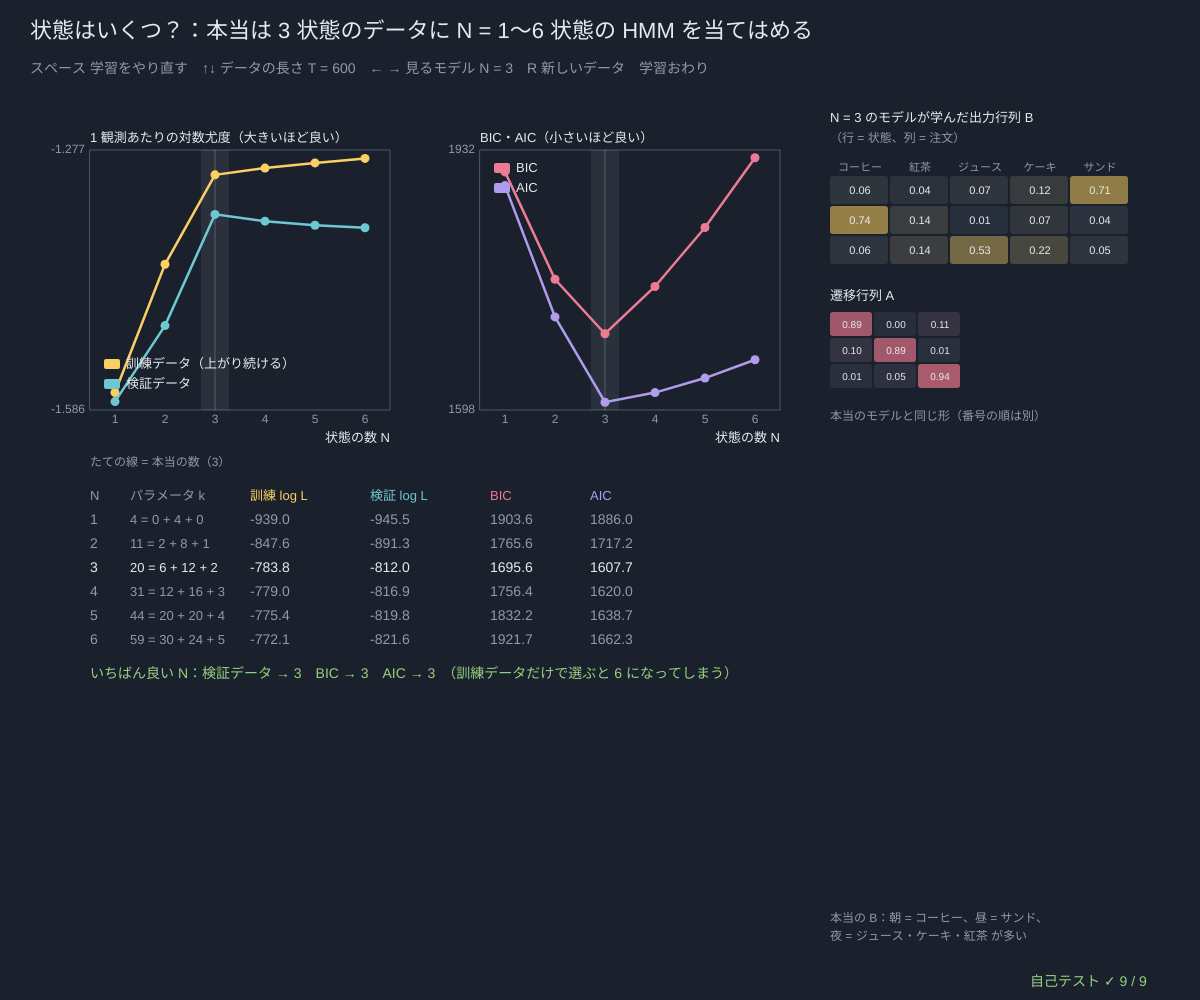
Frame 1 (no input)
Frame 60 (no input): identical to frame 1, image omitted
Frame 120 (the mouse pressed at the canvas centre since frame 60): identical to frame 1, image omitted

The p5.js sketch that drew this single still picture (run headless with seeded random() and noise() and a simulated clock; from frame 60 on, the mouse is pressed at the canvas centre):

// p5.js sketch
// ── sketch.js
// ============================================
// 07 状態はいくつ？ ─ カフェの時間帯（朝・昼・夜の 3 つ、見えない）が注文（コーヒー・紅茶・ジュース・ケーキ・サンド）を決めている。
// 注文の列だけを見て、状態の数 N = 1〜6 の HMM をバウム-ウェルチで当てはめる。
//   訓練データの対数尤度：N を増やすほど上がり続ける（大きいモデルは小さいモデルを中にふくむ）→ これだけでは N を選べない
//   検証データ（学習に使っていない列）の対数尤度：本当の数をこえると上がらなくなり、下がることも（過学習）
//   BIC = −2 log L + k log T、AIC = −2 log L + 2k（k = パラメータの数）：小さいほど良い。増やしすぎに罰金
// パラメータの数 k = N(N − 1)［A の各行］+ N(M − 1)［B の各行］+ (N − 1)［π］（行の合計が 1 なので 1 つずつ少ない）
// スペース 学習をやり直す / ↑↓ データの長さ T / ← → 見るモデルの N / R 新しいデータ
// ============================================

const CAFE_OBS = ['コーヒー', '紅茶', 'ジュース', 'ケーキ', 'サンド'];
const TRUE_CAFE = {                      // ★ 本当のモデル（3 状態）
  p0: [1 / 3, 1 / 3, 1 / 3],
  tr: [[0.9, 0.07, 0.03], [0.04, 0.9, 0.06], [0.06, 0.04, 0.9]],
  em: [[0.7, 0.15, 0.05, 0.05, 0.05], [0.05, 0.05, 0.1, 0.1, 0.7], [0.05, 0.15, 0.5, 0.25, 0.05]],
};
const T_CHOICES = [300, 600, 1200, 2400]; // ★ データの長さの候補
const MAX_N = 6, RESTARTS = 6, SHORT_ITERS = 12, EM_ITERS = 50;   // ★ ためす状態数の上限、出発点の数、短くためす回数、仕上げの EM の回数
let tSel = 1, dataSeed = 77, fit = null, viewN = 3;

function setup() {
  createCanvas(windowWidth, windowHeight);
  selfTest();
  startFit();
}
function windowResized() { resizeCanvas(windowWidth, windowHeight); }
function startFit() { seedRng(dataSeed); let len = T_CHOICES[tSel]; fit = newFit(hmmSample(TRUE_CAFE, len).xs, hmmSample(TRUE_CAFE, len).xs, MAX_N, RESTARTS, EM_ITERS); }
function paramCount(n, k) { return n * (n - 1) + n * (k - 1) + (n - 1); }   // ★ 自由に決められる数字の数
function newFit(train, val, maxN, restarts, iters) { return { train, val, maxN, restarts, iters, n: 1, r: 0, it: 0, cur: null, fallback: null, bestOfN: null, results: [], done: false }; }
// ★ 状態を 1 つ 2 つに分ける：N 状態のモデルとまったく同じ確率を出す N + 1 状態のモデルを作る（ゆらす = 少しだけずらして EM が動けるように）
function splitState(m, shake) {
  let n = m.p0.length, s = argMax(stationaryOf(m.tr)), out = { p0: m.p0.concat([m.p0[s] / 2]), tr: [], em: m.em.map((r) => r.slice()) };
  out.p0[s] /= 2;
  for (let i = 0; i < n; i++) { let row = m.tr[i].concat([m.tr[i][s] / 2]); row[s] /= 2; out.tr.push(row); }
  out.tr.push(out.tr[s].slice()); out.em.push(m.em[s].slice());
  if (shake) for (let i of [s, n]) out.em[i] = normRow(out.em[i].map((v) => v * (0.6 + 0.8 * rnd())));
  return out;
}
function stickyStart(n, k) {              // でたらめな出発点（ただし「同じ状態にとどまりやすい」ところから始める）
  let m = randomHmm(n, k); m.tr = m.tr.map((r, i) => normRow(r.map((v, j) => v * 0.3 + (i === j ? 2 : 0)))); return m;
}
// ★ 学習を 1 回分だけ進める（EM 1 回）。1 フレームに少しずつ呼ぶ
//   出発点ごとに短く（SHORT_ITERS 回）ためして、いちばん良かったものだけを長く（iters 回）みがく
function fitStep(f) {
  if (f.done) return;
  let k = TRUE_CAFE.em[0].length;
  if (!f.cur) {
    if (f.r === f.restarts) f.cur = f.bestOfN.m;                       // 仕上げ：いちばん良い出発点をつづける
    else if (f.r === 0 && f.n > 1) { f.fallback = splitState(f.results[f.n - 2].m, false); f.cur = splitState(f.results[f.n - 2].m, true); }
    else f.cur = stickyStart(f.n, k);
    f.it = 0;
  }
  f.cur = baumWelchStep(f.cur, [f.train]).m; f.it++;
  if (f.it < (f.r === f.restarts ? f.iters : SHORT_ITERS)) return;
  let ll = hmmLogLik(f.cur, f.train), m = f.cur;
  if (!f.bestOfN || ll > f.bestOfN.ll) f.bestOfN = { m, ll };
  f.cur = null; f.r++;
  if (f.r <= f.restarts) return;
  if (f.fallback) { let fl = hmmLogLik(f.fallback, f.train); if (fl > f.bestOfN.ll) f.bestOfN = { m: f.fallback, ll: fl }; }   // 小さいモデルより悪くはならない
  let len = f.train.length, kk = paramCount(f.n, k);
  f.results.push({ n: f.n, m: f.bestOfN.m, k: kk, trainLL: f.bestOfN.ll, valLL: hmmLogLik(f.bestOfN.m, f.val), bic: -2 * f.bestOfN.ll + kk * Math.log(len), aic: -2 * f.bestOfN.ll + 2 * kk });
  f.bestOfN = null; f.fallback = null; f.r = 0; f.n++; if (f.n > f.maxN) f.done = true;
}
function bestBy(results, keyName, sign) { let b = 0; for (let i = 1; i < results.length; i++) if (sign * results[i][keyName] > sign * results[b][keyName]) b = i; return results.length ? results[b].n : 0; }

function draw() {
  background(...BG);
  let t0 = performance.now(); while (!fit.done && performance.now() - t0 < 6) fitStep(fit);     // 1 フレームに 6 ミリ秒だけ学習
  let rs = fit.results, len = fit.train.length;
  hudTitle('状態はいくつ？：本当は 3 状態のデータに N = 1〜' + MAX_N + ' 状態の HMM を当てはめる', 'スペース 学習をやり直す　↑↓ データの長さ T = ' + len + '　← → 見るモデル N = ' + viewN + '　R 新しいデータ　' + (fit.done ? '学習おわり' : '学習中… N = ' + fit.n + (fit.r < RESTARTS ? '（出発点 ' + (fit.r + 1) + ' / ' + RESTARTS + '）' : '（仕上げ）')));
  let gw = Math.min(400, (width - 600) / 2), g1 = { x: 90, y: 150, w: gw, h: 260, x0: 0.5, x1: MAX_N + 0.5, y0: -1.62, y1: -1.3 }, g2 = { x: 90 + gw + 90, y: 150, w: gw, h: 260, x0: 0.5, x1: MAX_N + 0.5, y0: 0, y1: 1 };
  if (rs.length) {
    let v1 = rs.flatMap((r) => [r.trainLL / len, r.valLL / len]).filter((v) => isFinite(v)), v2 = rs.flatMap((r) => [r.bic, r.aic]);
    g1.y0 = Math.min(...v1) - 0.01; g1.y1 = Math.max(...v1) + 0.01; g2.y0 = Math.min(...v2) - 10; g2.y1 = Math.max(...v2) + 10;
  }
  plotAxes(g1, '状態の数 N', '1 観測あたりの対数尤度（大きいほど良い）', [1, 2, 3, 4, 5, 6], [+g1.y0.toFixed(3), +g1.y1.toFixed(3)]);
  plotAxes(g2, '状態の数 N', 'BIC・AIC（小さいほど良い）', [1, 2, 3, 4, 5, 6], [Math.round(g2.y0), Math.round(g2.y1)]);
  for (let g of [g1, g2]) { stroke(...INK, 60); strokeWeight(1); line(gX(g, 3), g.y, gX(g, 3), g.y + g.h); noStroke(); fill(...INK, 20); rect(gX(g, viewN) - 14, g.y, 28, g.h); }
  dots(g1, rs, (r) => r.trainLL / len, LAN); dots(g1, rs, (r) => r.valLL / len, AQUA); dots(g2, rs, (r) => r.bic, ROSE); dots(g2, rs, (r) => r.aic, LILAC);
  legend(g1.x + 14, g1.y + g1.h - 46, [[LAN, '訓練データ（上がり続ける）'], [AQUA, '検証データ']]); legend(g2.x + 14, g2.y + 18, [[ROSE, 'BIC'], [LILAC, 'AIC']]);
  note('たての線 = 本当の数（3）', g1.x, g1.y + g1.h + 56, DIMC, 12);
  // ---- 表
  let ty = g1.y + g1.h + 90; note('N', 90, ty, DIMC, 13); note('パラメータ k', 130, ty, DIMC, 13); note('訓練 log L', 250, ty, LAN, 13); note('検証 log L', 370, ty, AQUA, 13); note('BIC', 490, ty, ROSE, 13); note('AIC', 590, ty, LILAC, 13);
  for (let r of rs) { let y = ty + 24 * r.n, c = r.n === viewN ? INK : DIMC; note(r.n, 90, y, c, 14); note(r.k + ' = ' + r.n * (r.n - 1) + ' + ' + r.n * 4 + ' + ' + (r.n - 1), 130, y, c, 13); note(fmtN(r.trainLL, 1), 250, y, c, 14); note(fmtN(r.valLL, 1), 370, y, c, 14); note(fmtN(r.bic, 1), 490, y, c, 14); note(fmtN(r.aic, 1), 590, y, c, 14); }
  if (fit.done) note('いちばん良い N：検証データ → ' + bestBy(rs, 'valLL', 1) + '　BIC → ' + bestBy(rs, 'bic', -1) + '　AIC → ' + bestBy(rs, 'aic', -1) + '　（訓練データだけで選ぶと ' + bestBy(rs, 'trainLL', 1) + ' になってしまう）', 90, ty + 24 * MAX_N + 34, LEAF, 14);
  // ---- 選んだ N のモデル
  let mx = g2.x + g2.w + 50, sel = rs[viewN - 1];
  note('N = ' + viewN + ' のモデルが学んだ出力行列 B', mx, 122, INK, 13); note('（行 = 状態、列 = 注文）', mx, 142, DIMC, 12);
  if (sel) {
    let cw = Math.min(60, (width - mx - 30) / 5);
    drawMatrix(sel.m.em, mx, 176, cw, 30, null, CAFE_OBS, { col: LAN, ts: 11 });
    note('遷移行列 A', mx, 176 + viewN * 30 + 34, INK, 13);
    drawMatrix(sel.m.tr, mx, 176 + viewN * 30 + 46, 44, 26, null, null, { col: ROSE, ts: 10 });
    note(viewN > 3 ? '似た行ができる（同じ時間帯を分けただけ）' : viewN < 3 ? 'ちがう時間帯が 1 つにまとめられる' : '本当のモデルと同じ形（番号の順は別）', mx, 176 + viewN * 56 + 76, DIMC, 12);
  } else note('学習中…', mx, 180, DIMC, 13);
  note('本当の B：朝 = コーヒー、昼 = サンド、', mx, height - 78, DIMC, 12); note('夜 = ジュース・ケーキ・紅茶 が多い', mx, height - 60, DIMC, 12);
  drawSelfTest();
}
function dots(g, rs, f, col) { stroke(...col); strokeWeight(2.5); polyline(rs.map((r) => [gX(g, r.n), gY(g, f(r))])); noStroke(); fill(...col); for (let r of rs) circle(gX(g, r.n), gY(g, f(r)), 9); }

function keyPressed() {
  if (key === ' ') { let s = rngState; startFit(); seedRng(s + 12345); }
  if (key === 'r' || key === 'R') { dataSeed++; startFit(); }
  if (key === UP_ARROW) { tSel = Math.min(T_CHOICES.length - 1, tSel + 1); startFit(); }
  if (key === DOWN_ARROW) { tSel = Math.max(0, tSel - 1); startFit(); }
  if (key === RIGHT_ARROW) viewN = Math.min(MAX_N, viewN + 1);
  if (key === LEFT_ARROW) viewN = Math.max(1, viewN - 1);
  return false;
}

// やってみよう
// 1. 黄色（訓練）は右へ行くほど上がるのに、水色（検証）は N = 3 のあとどうなる？
// 2. ↓ でデータを 300 個に減らすと、BIC と AIC が選ぶ N は変わる？（データが少ないと、複雑なモデルは選ばれにくい）
// 3. → で N = 5 のモデルを見よう。B のどの行とどの行が似ている？
// 4. TRUE_CAFE の em の 3 行をもっと似せると（見分けにくくすると）、3 状態だと当てられる？

// ---- 自己テスト
function selfTest() {
  selfTestResults = [];
  seedRng(770);
  check('パラメータの数：N = 3, M = 5 で 6 + 12 + 2 = 20、N = 1 で 4、N = 6 で 59', paramCount(3, 5) === 20 && paramCount(1, 5) === 4 && paramCount(6, 5) === 59);
  let tr = hmmSample(TRUE_CAFE, 600).xs, va = hmmSample(TRUE_CAFE, 600).xs, f = newFit(tr, va, 5, 5, 40), guard = 0;
  while (!f.done && guard++ < 5000) fitStep(f);
  let rs = f.results, okUp = rs.length === 5; for (let i = 1; i < rs.length; i++) if (rs[i].trainLL < rs[i - 1].trainLL - 1e-9) okUp = false;
  check('訓練データの対数尤度は N とともに上がる（下がらない）：' + rs.map((r) => fmtN(r.trainLL, 0)).join(' → '), okUp);
  check('BIC がいちばん小さいのは N = 3（本当の数）：' + rs.map((r) => fmtN(r.bic, 0)).join(', '), bestBy(rs, 'bic', -1) === 3);
  check('検証データの対数尤度がいちばん大きいのも N = 3、N = 5 は N = 3 より悪い（過学習）', bestBy(rs, 'valLL', 1) === 3 && rs[4].valLL < rs[2].valLL - 1);
  check('AIC は BIC より罰金が軽い：N ≥ 2 で AIC < BIC（log 600 > 2）', rs.slice(1).every((r) => r.aic < r.bic) && near(rs[2].bic - rs[2].aic, 20 * (Math.log(600) - 2), 1e-9));
  let sp = splitState(rs[2].m, false);
  check('状態を 2 つに分けたモデル（4 状態）は、もとの 3 状態のモデルとまったく同じ尤度', near(hmmLogLik(sp, tr), rs[2].trainLL, 1e-8) && sp.p0.length === 4 && rowSumErr(sp.tr) < 1e-12 && near(sumOf(sp.p0), 1, 1e-12));
  let tl = hmmLogLik(TRUE_CAFE, tr);
  check('N = 3 の訓練の対数尤度 ' + fmtN(rs[2].trainLL, 1) + ' ≥ 本当のモデル ' + fmtN(tl, 1), rs[2].trainLL >= tl - 1e-6);
  let p = bestPerm(3, (i, j) => rowDist(TRUE_CAFE.em[i], rs[2].m.em[j])), al = permuteHmm(rs[2].m, p);
  check('N = 3：番号を合わせると B は本物に近い（ずれ < 0.12）', maxAbsDiff(al.em, TRUE_CAFE.em) < 0.12);
  check('N = 1 のモデル：B = 注文の割合そのもの', maxAbsDiff(rs[0].m.em[0], normRow([0, 1, 2, 3, 4].map((k) => tr.filter((x) => x === k).length))) < 1e-9);
  reportSelfTest();
}

// ==================================================
// ここから下は「HMM の道具」（中身は読まなくても OK。消さないでね）
// ==================================================
// ---- 色と小さな道具（霧の夜と灯り：黄 = 見える観測、ばら色 = 隠れた状態）
const BG = [27, 33, 44];                // 背景（霧の夜の青ねずみ色）
const INK = [230, 234, 240];            // 文字（やわらかい白）
const LAN = [250, 208, 100], ROSE = [236, 124, 150], AQUA = [110, 200, 210], LILAC = [176, 156, 236], LEAF = [150, 210, 130], TANG = [240, 160, 96];
const DIMC = [142, 154, 172], PANEL = [38, 46, 60], LINEC = [76, 88, 108];
const ST_COLS = [ROSE, AQUA, LAN, LILAC, LEAF, TANG, [200, 200, 210], [130, 150, 240]];   // 状態の色
function clampv(v, a, b) { return v < a ? a : v > b ? b : v !== v ? a : v; }     // NaN なら a に戻す
function sumOf(a) { let s = 0; for (let v of a) s += v; return s; }
function argMax(a) { let b = 0; for (let i = 1; i < a.length; i++) if (a[i] > a[b]) b = i; return b; }   // 同点なら小さい番号
function fmtN(v, d) { if (typeof v !== 'number' || v !== v) return '?'; if (!isFinite(v)) return v > 0 ? '∞' : '−∞'; let s = v.toFixed(d === undefined ? 2 : d); return /^-0\.?0*$/.test(s) ? s.slice(1) : s; }
function fmtP(v) {                      // 確率の表示：小さい数は 1.2e-5 の形で
  if (typeof v !== 'number' || v !== v) return '?';
  if (v === 0) return '0'; if (Math.abs(v) >= 0.001) return v.toFixed(v >= 0.1 ? 3 : 4); return v.toExponential(1);
}
function hudTitle(t, sub) {             // 左上の見出しと操作の説明（日本語は 1 文字ずつ折り返す）
  textWrap(CHAR); noStroke(); fill(...INK); textSize(22); textAlign(LEFT, BASELINE); text(t, 30, 38);
  fill(...DIMC); textSize(14); textLeading(19); text(sub, 30, 62, width - 60);
}
function panelBox(x, y, w, h) { noStroke(); fill(...PANEL); rect(x, y, w, h, 8); }
function note(s, x, y, col, sz) { noStroke(); fill(...(col || DIMC)); textSize(sz || 13); textAlign(LEFT, BASELINE); text(s, x, y); }
// ---- 種つきの乱数（同じ種なら毎回同じ列 → 実験をくり返せる）
let rngState = 1;
function seedRng(s) { rngState = (s >>> 0) || 1; }
function rnd() {                       // 0〜1 の一様乱数（mulberry32）
  rngState = (rngState + 0x6d2b79f5) >>> 0;
  let t = rngState;
  t = Math.imul(t ^ (t >>> 15), t | 1);
  t ^= t + Math.imul(t ^ (t >>> 7), t | 61);
  return ((t ^ (t >>> 14)) >>> 0) / 4294967296;
}
function rndInt(a, b) { return a + Math.floor(rnd() * (b - a + 1)); }
function randn() { let u = 1 - rnd(), v = rnd(); return Math.sqrt(-2 * Math.log(u)) * Math.cos(2 * Math.PI * v); }   // 標準正規分布
function sampleFrom(p) { let u = rnd() * sumOf(p), c = 0; for (let i = 0; i < p.length; i++) { c += p[i]; if (u < c) return i; } return p.length - 1; }   // 確率 p[i] で i を返す
// ---- 隠れマルコフモデルの道具
// モデル m = { p0: はじめの分布 π, tr: 遷移行列 A（tr[i][j] = 状態 i の次に j）, em: 出力行列 B（em[j][k] = 状態 j が記号 k を出す） }
// どの計算も「出力の表」eb[t][j] = b_j(x_t)（時刻 t の観測を状態 j が出す確率）を受け取る → 記号でも数（正規分布）でも同じ道具が使える
function lg(p) { return p > 0 ? Math.log(p) : -Infinity; }          // log 0 は −∞（NaN にしない）
function logSumExp(a) {                // log(Σ e^a_i)：いちばん大きい値を先に引く。全部 −∞ なら −∞
  let m = -Infinity; for (let v of a) if (v > m) m = v;
  if (m === -Infinity) return -Infinity;
  let s = 0; for (let v of a) s += Math.exp(v - m);
  return m + Math.log(s);
}
function normRow(r) { let s = sumOf(r); return s > 1e-300 ? r.map((v) => v / s) : r.map(() => 1 / r.length); }   // 合計 1 に（全部 0 なら一様に）
function rowSumErr(a) { let d = 0; for (let r of a) d = Math.max(d, Math.abs(sumOf(r) - 1)); return d; }
function maxAbsDiff(a, b) { let d = 0; for (let i = 0; i < a.length; i++) d = Math.max(d, Array.isArray(a[i]) ? maxAbsDiff(a[i], b[i]) : Math.abs(a[i] - b[i])); return d; }
function vecMat(v, a) {                // 横ベクトル × 行列：1 歩先の分布
  let out = new Array(a[0].length).fill(0);
  for (let i = 0; i < v.length; i++) if (v[i] !== 0) for (let j = 0; j < out.length; j++) out[j] += v[i] * a[i][j];
  return out;
}
function emTable(m, xs) { return xs.map((x) => m.em.map((r) => r[x])); }   // 記号の列 → 出力の表
function hmmSample(m, n) {             // π, A, B からサイコロで列を作る：zs = 隠れた状態、xs = 観測
  let z = sampleFrom(m.p0), zs = [], xs = [];
  for (let t = 0; t < n; t++) { if (t > 0) z = sampleFrom(m.tr[z]); zs.push(z); xs.push(sampleFrom(m.em[z])); }
  return { zs, xs };
}
// ★ 前向き：α_t(j) = P(x_1..x_t, z_t = j) = b_j(x_t) Σ_i α_{t−1}(i) a_ij。尤度 P(x) = Σ_j α_T(j)
function fwdPlain(m, eb) {
  let n = m.p0.length, al = [];
  for (let t = 0; t < eb.length; t++) {
    let prev = t === 0 ? null : al[t - 1], row = new Array(n);
    for (let j = 0; j < n; j++) { let s = 0; if (t === 0) s = m.p0[j]; else for (let i = 0; i < n; i++) s += prev[i] * m.tr[i][j]; row[j] = s * eb[t][j]; }
    al.push(row);
  }
  return { al, lik: al.length ? sumOf(al[al.length - 1]) : 1 };
}
// ★ 後ろ向き：β_t(i) = P(x_{t+1}..x_T | z_t = i) = Σ_j a_ij b_j(x_{t+1}) β_{t+1}(j)。尤度 = Σ_i π_i b_i(x_1) β_1(i)
function bwdPlain(m, eb) {
  let n = m.p0.length, len = eb.length, be = new Array(len);
  for (let t = len - 1; t >= 0; t--) {
    be[t] = new Array(n).fill(t === len - 1 ? 1 : 0);
    if (t < len - 1) for (let i = 0; i < n; i++) for (let j = 0; j < n; j++) be[t][i] += m.tr[i][j] * eb[t + 1][j] * be[t + 1][j];
  }
  let lik = 0; if (len) for (let i = 0; i < n; i++) lik += m.p0[i] * eb[0][i] * be[0][i]; else lik = 1;
  return { be, lik };
}
// ★ スケーリングつきの前向き：毎時刻 合計 c_t で割る。ah[t] = P(z_t | x_1..x_t)（= フィルタ）、log P(x) = Σ log c_t
//   c_t = 0（ありえない観測）なら logLik = −∞ にして、その時刻は一様分布で先へ進む（NaN を作らない）
function fwdScaled(m, eb) {
  let n = m.p0.length, ah = [], cs = [], logLik = 0;
  for (let t = 0; t < eb.length; t++) {
    let pred = t === 0 ? m.p0 : vecMat(ah[t - 1], m.tr), row = pred.map((v, j) => v * eb[t][j]), c = sumOf(row);
    if (!(c > 0)) { logLik = -Infinity; row = new Array(n).fill(1 / n); c = 0; } else { row = row.map((v) => v / c); if (logLik !== -Infinity) logLik += Math.log(c); }
    ah.push(row); cs.push(c);
  }
  return { ah, cs, logLik };
}
function bwdScaled(m, eb, cs) {         // 同じ c_t で割った後ろ向き。γ_t(i) = ah[t][i] × bh[t][i]
  let n = m.p0.length, len = eb.length, bh = new Array(len);
  for (let t = len - 1; t >= 0; t--) {
    bh[t] = new Array(n).fill(t === len - 1 ? 1 : 0);
    if (t < len - 1) { let c = cs[t + 1] > 0 ? cs[t + 1] : 1; for (let i = 0; i < n; i++) { let s = 0; for (let j = 0; j < n; j++) s += m.tr[i][j] * eb[t + 1][j] * bh[t + 1][j]; bh[t][i] = s / c; } }
  }
  return bh;
}
function fwdLog(m, eb) {                // 対数のまま：log α_t(j) = log b_j(x_t) + logSumExp_i(log α_{t−1}(i) + log a_ij)
  let n = m.p0.length, la = [], lt = m.tr.map((r) => r.map(lg)), buf = new Array(n);
  for (let t = 0; t < eb.length; t++) {
    let row = new Array(n);
    for (let j = 0; j < n; j++) { let s; if (t === 0) s = lg(m.p0[j]); else { for (let i = 0; i < n; i++) buf[i] = la[t - 1][i] + lt[i][j]; s = logSumExp(buf); } row[j] = s + lg(eb[t][j]); }
    la.push(row);
  }
  return { la, logLik: la.length ? logSumExp(la[la.length - 1]) : 0 };
}
// ★ 平滑化：γ_t(i) = P(z_t = i | 全部の観測)。filt = フィルタ P(z_t | x_1..x_t)
function smoothAll(m, eb) {
  let f = fwdScaled(m, eb), bh = bwdScaled(m, eb, f.cs);
  let gam = f.ah.map((a, t) => normRow(a.map((v, i) => v * bh[t][i])));
  return { filt: f.ah, gam, bh, cs: f.cs, logLik: f.logLik };
}
function xiAt(m, eb, sm, t) {           // ξ_t(i, j) = P(z_t = i, z_{t+1} = j | 全部の観測)
  let n = m.p0.length, c = sm.cs[t + 1] > 0 ? sm.cs[t + 1] : 1, out = [];
  for (let i = 0; i < n; i++) { out.push(new Array(n)); for (let j = 0; j < n; j++) out[i][j] = (sm.filt[t][i] * m.tr[i][j] * eb[t + 1][j] * sm.bh[t + 1][j]) / c; }
  return out;
}
// ★ ビタビ（対数）：dl[t][j] = 時刻 t に状態 j で終わるいちばん良い道の log 確率、bp[t][j] = そのとき 1 つ前にいた状態（戻り矢印）
function viterbiLog(m, eb) {
  let n = m.p0.length, len = eb.length, dl = [], bp = [], lt = m.tr.map((r) => r.map(lg));
  for (let t = 0; t < len; t++) {
    let row = new Array(n), back = new Array(n).fill(-1);
    for (let j = 0; j < n; j++) {
      let best = -Infinity, arg = -1;
      if (t === 0) best = lg(m.p0[j]); else for (let i = 0; i < n; i++) { let v = dl[t - 1][i] + lt[i][j]; if (v > best) { best = v; arg = i; } }
      row[j] = best + lg(eb[t][j]); back[j] = arg;
    }
    dl.push(row); bp.push(back);
  }
  let vitPath = new Array(len).fill(0), logP = len ? -Infinity : 0;
  if (len) { let z = argMax(dl[len - 1]); logP = dl[len - 1][z]; for (let t = len - 1; t >= 0; t--) { vitPath[t] = z; z = bp[t][z] >= 0 ? bp[t][z] : 0; } }
  return { vitPath, logP, dl, bp };
}
function pathLogProb(m, eb, zs) {       // 1 本の道 zs と観測がいっしょに起きる log 確率
  let s = 0; for (let t = 0; t < zs.length; t++) s += (t === 0 ? lg(m.p0[zs[0]]) : lg(m.tr[zs[t - 1]][zs[t]])) + lg(eb[t][zs[t]]);
  return s;
}
function postDecode(gam) { return gam.map(argMax); }                 // 事後復号：時刻ごとにいちばんありそうな状態
// ★ 総当たり：N^T 本の道を全部ためす（短い列だけ）。尤度、γ、ξ、いちばん良い道
function bruteAll(m, eb) {
  let n = m.p0.length, len = eb.length, total = Math.pow(n, len), zs = new Array(len).fill(0);
  let lik = 0, gam = eb.map(() => new Array(n).fill(0)), xi = eb.slice(1).map(() => m.p0.map(() => new Array(n).fill(0))), bestP = -1, best = null;
  for (let k = 0; k < total; k++) {
    let r = k; for (let t = len - 1; t >= 0; t--) { zs[t] = r % n; r = Math.floor(r / n); }
    let p = 1; for (let t = 0; t < len && p > 0; t++) p *= (t === 0 ? m.p0[zs[0]] : m.tr[zs[t - 1]][zs[t]]) * eb[t][zs[t]];
    if (p > bestP) { bestP = p; best = zs.slice(); }
    if (p === 0) continue;
    lik += p; for (let t = 0; t < len; t++) { gam[t][zs[t]] += p; if (t > 0) xi[t - 1][zs[t - 1]][zs[t]] += p; }
  }
  if (lik > 0) { gam = gam.map((g) => g.map((v) => v / lik)); xi = xi.map((x) => x.map((r) => r.map((v) => v / lik))); }
  return { lik, gam, xi, best, bestP, paths: total };
}
function stationaryOf(tr) {             // 定常分布 π A = π（なまけた連鎖 (π + πA)/2 をくり返す。周期があっても収束する）
  let v = new Array(tr.length).fill(1 / tr.length);
  for (let k = 0; k < 4000; k++) { let w = vecMat(v, tr), d = 0; for (let i = 0; i < v.length; i++) { let u = (v[i] + w[i]) / 2; d = Math.max(d, Math.abs(u - v[i])); v[i] = u; } if (d < 1e-15) break; }
  return normRow(v);
}
function hmmLogLik(m, xs) { return fwdScaled(m, emTable(m, xs)).logLik; }   // 記号の列の対数尤度 log P(x)
function predictK(belief, tr, k) { let v = belief.slice(); for (let s = 0; s < k; s++) v = vecMat(v, tr); return v; }   // k 歩先の予測：A を k 回掛ける
// ---- バウム-ウェルチ（EM）の道具
function randomRow(k, sharp) { let r = []; for (let i = 0; i < k; i++) r.push(Math.pow(0.05 + rnd(), sharp || 1)); return normRow(r); }
function randomHmm(n, k) { let m = { p0: randomRow(n), tr: [], em: [] }; for (let i = 0; i < n; i++) { m.tr.push(randomRow(n)); m.em.push(randomRow(k)); } return m; }
function copyHmm(m) { return { p0: m.p0.slice(), tr: m.tr.map((r) => r.slice()), em: m.em.map((r) => r.slice()) }; }
// ★ 1 回の EM：E ステップで γ（状態 i にいた期待回数）と ξ（i → j と動いた期待回数）を足し合わせ、M ステップで割り算する
//   seqs = 観測列のリスト。eps = 出力の数に足す小さな数（0 でもよい）。戻り値の logLik は「更新する前」のモデルの対数尤度
function baumWelchStep(m, seqs, eps) {
  let n = m.p0.length, k = m.em[0].length, logLik = 0;
  let g0 = new Array(n).fill(0), trNum = m.tr.map(() => new Array(n).fill(0)), emNum = m.em.map(() => new Array(k).fill(eps || 0));
  for (let xs of seqs) {
    if (!xs.length) continue;
    let eb = emTable(m, xs), sm = smoothAll(m, eb); logLik += sm.logLik;
    if (sm.logLik === -Infinity) continue;                    // このモデルでは出せない列は数えない
    for (let i = 0; i < n; i++) g0[i] += sm.gam[0][i];
    for (let t = 0; t < xs.length; t++) for (let i = 0; i < n; i++) emNum[i][xs[t]] += sm.gam[t][i];
    for (let t = 0; t + 1 < xs.length; t++) {
      let c = sm.cs[t + 1];
      for (let i = 0; i < n; i++) { let a = sm.filt[t][i]; if (a === 0) continue; for (let j = 0; j < n; j++) trNum[i][j] += (a * m.tr[i][j] * eb[t + 1][j] * sm.bh[t + 1][j]) / c; }
    }
  }
  let next = { p0: sumOf(g0) > 0 ? normRow(g0) : m.p0.slice(), tr: trNum.map((r, i) => (sumOf(r) > 1e-12 ? normRow(r) : m.tr[i].slice())), em: emNum.map((r, i) => (sumOf(r) > 1e-12 ? normRow(r) : m.em[i].slice())) };
  return { m: next, logLik };
}
function permsOf(n) {                   // 0..n−1 の並べかえを全部（n ≤ 6）
  let out = [], cur = [], used = new Array(n).fill(false);
  (function rec() { if (cur.length === n) { out.push(cur.slice()); return; } for (let i = 0; i < n; i++) if (!used[i]) { used[i] = true; cur.push(i); rec(); cur.pop(); used[i] = false; } })();
  return out;
}
// ★ ラベルの入れかえ：学んだ状態の番号は本物とそろっているとは限らない。cost(本物 i, 学習 p[i]) の合計が最小になる並べかえ p を探す
function bestPerm(n, cost) { let best = null, bc = Infinity; for (let p of permsOf(n)) { let c = 0; for (let i = 0; i < n; i++) c += cost(i, p[i]); if (c < bc) { bc = c; best = p; } } return best; }
function permuteHmm(m, p) { return { p0: p.map((i) => m.p0[i]), tr: p.map((i) => p.map((j) => m.tr[i][j])), em: p.map((i) => m.em[i].slice()) }; }
function rowDist(a, b) { let s = 0; for (let i = 0; i < a.length; i++) s += Math.abs(a[i] - b[i]); return s; }
// ---- グラフの道具：g = { x, y, w, h, x0, x1, y0, y1 }
function gX(g, v) { return g.x + clampv((v - g.x0) / (g.x1 - g.x0), -0.02, 1.02) * g.w; }
function gY(g, v) { return g.y + g.h - clampv((v - g.y0) / (g.y1 - g.y0), -0.02, 1.02) * g.h; }
function plotAxes(g, xl, yl, xt, yt) {
  stroke(...LINEC); strokeWeight(1); noFill(); rect(g.x, g.y, g.w, g.h);
  noStroke(); fill(...DIMC); textSize(12); textAlign(CENTER, TOP);
  for (let v of xt) text(+v.toPrecision(4), gX(g, v), g.y + g.h + 4);
  textAlign(RIGHT, CENTER);
  for (let v of yt) text(+v.toPrecision(4), g.x - 5, gY(g, v));
  textAlign(LEFT, BASELINE); fill(...INK); textSize(13);
  text(xl, g.x + g.w - textWidth(xl), g.y + g.h + 32); text(yl, g.x, g.y - 8);
}
function polyline(pts) {               // 点が 2 つ以上あるときだけ折れ線を描く（空の beginShape を作らない）
  if (pts.length < 2) return;
  noFill(); beginShape(); for (let p of pts) vertex(p[0], p[1]); endShape();
}
function drawCurve(g, arr, col, sw, xOff, from, to) {   // arr[i] を x = i (+ xOff) に。長いときは間引いて 600 点まで
  let a = from || 0, b = to === undefined ? arr.length : to, n = b - a, stride = Math.max(1, Math.ceil(n / 600)), pts = [];
  for (let i = a; i < b; i += stride) if (isFinite(arr[i])) pts.push([gX(g, i + (xOff || 0)), gY(g, arr[i])]);
  stroke(...col); strokeWeight(sw || 2); polyline(pts);
}
function legend(x, y, items) {         // items = [[色, 名前], …]
  textSize(13); textAlign(LEFT, CENTER);
  for (let [c, s] of items) { noStroke(); fill(...c); rect(x, y - 5, 16, 10, 2); fill(...INK); text(s, x + 22, y); y += 20; }
}
function drawMatrix(a, x, y, cw, ch, rowNames, colNames, opts) {   // 行列を色つきの表で（明るい = 大きい）
  opts = opts || {}; let d = opts.digits === undefined ? 2 : opts.digits, col = opts.col || AQUA;
  textAlign(CENTER, CENTER); textSize(opts.ts || 13);
  for (let i = 0; i < a.length; i++) for (let j = 0; j < a[i].length; j++) {
    let v = a[i][j], t = clampv(Math.abs(v) / (opts.hi || 1), 0, 1); noStroke();
    fill(PANEL[0] + t * (col[0] * 0.75 - PANEL[0]), PANEL[1] + t * (col[1] * 0.75 - PANEL[1]), PANEL[2] + t * (col[2] * 0.75 - PANEL[2])); rect(x + j * cw, y + i * ch, cw - 2, ch - 2, 3);
    if (opts.numbers !== false) { fill(...INK); text(fmtN(v, d), x + j * cw + cw / 2, y + i * ch + ch / 2); }
  }
  fill(...DIMC);
  if (rowNames) for (let i = 0; i < a.length; i++) { textAlign(RIGHT, CENTER); text(rowNames[i], x - 6, y + i * ch + ch / 2); }
  if (colNames) for (let j = 0; j < a[0].length; j++) { textAlign(CENTER, BOTTOM); text(colNames[j], x + j * cw + cw / 2, y - 3); }
}
function drawBand(arr, x, y, w, h, colOf) {   // 状態の列を色の帯で（同じ色が続くところは 1 つの四角にまとめる）
  let n = arr.length, s = 0; noStroke();
  for (let t = 1; t <= n; t++) if (t === n || arr[t] !== arr[s]) { let c = colOf(arr[s]); if (c) { fill(...c); rect(x + (s / n) * w, y, ((t - s) / n) * w + 0.6, h); } s = t; }
}
function arrowLine(x1, y1, x2, y2, hs) { // 矢印
  let L = Math.hypot(x2 - x1, y2 - y1) || 1, ux = (x2 - x1) / L, uy = (y2 - y1) / L; hs = hs || 7;
  line(x1, y1, x2 - ux * hs * 0.6, y2 - uy * hs * 0.6);
  push(); noStroke(); triangle(x2, y2, x2 - ux * hs - uy * hs * 0.5, y2 - uy * hs + ux * hs * 0.5, x2 - ux * hs + uy * hs * 0.5, y2 - uy * hs - ux * hs * 0.5); pop();
}
// ---- 自己テストの道具
let selfTestResults = [];
function check(name, cond) { selfTestResults.push({ name, ok: !!cond }); }
function near(a, b, tol) { return typeof a === 'number' && isFinite(a) && Math.abs(a - b) <= (tol === undefined ? 1e-9 : tol); }
function noNaN(v) { return Array.isArray(v) || ArrayBuffer.isView(v) ? Array.from(v).every(noNaN) : !(typeof v === 'number' && v !== v); }
function reportSelfTest() { for (let r of selfTestResults) (r.ok ? console.log : console.error)((r.ok ? '✓ ' : '✗ ') + r.name); }
function selfTestLine() { let n = selfTestResults.filter((r) => r.ok).length; return '自己テスト ' + (n === selfTestResults.length ? '✓ ' : '✗ ') + n + ' / ' + selfTestResults.length; }
function drawSelfTest(x, y) { noStroke(); fill(...(selfTestResults.every((r) => r.ok) ? LEAF : [255, 90, 90])); textSize(14); textAlign(LEFT, BASELINE); text(selfTestLine(), x === undefined ? width - 170 : x, y === undefined ? height - 14 : y); }
